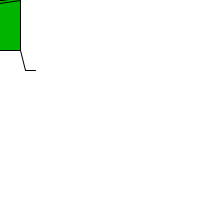
Frame 1 (no input)
Frame 60 (the mouse pressed at the canvas centre just before this capture): identical to frame 1, image omitted
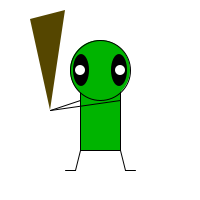
Frame 120 (the mouse held since frame 60 and released just before this capture)

The Processing sketch that drew these frames (run headless with seeded random() and noise(); from frame 60 on, the mouse is pressed at the canvas centre):

// Processing sketch: processing_122800
// ── processing_122800.pde

void setup() {
  size(200, 200);
  background(255);
}

void draw() {
  background(255);
  rectMode(CENTER);
  stroke(0);
  fill(0, 180, 0);
  rect( mouseX, mouseY, 40, 100); // body
  fill(0, 180, 0);
  ellipse(mouseX, mouseY-30, 60, 60); //head
  fill(0);
  noStroke();
  ellipse(mouseX-19, mouseY-30, 16, 32); //left eye
  ellipse(mouseX+19, mouseY-30, 16, 32); //right eye
  fill(255);
  ellipse(mouseX-20, mouseY-30, 10, 10); //left pupil
  ellipse(mouseX+20, mouseY-30, 10, 10); //right pupil
  stroke(0);
  line(mouseX-20, mouseY+50, mouseX-25, mouseY+70); //left leg
  line(mouseX-25, mouseY+70, mouseX-35, mouseY+70); //left foot
  line(mouseX+20, mouseY+50, mouseX+25, mouseY+70); //right leg
  line(mouseX+25, mouseY+70, mouseX+35, mouseY+70); //right foot
  line(mouseX-20, mouseY, mouseX-50, mouseY+10); //left arm
  line(mouseX+20, mouseY, mouseX-50, mouseY+10); //right arm
  fill(85, 70, 0);
  noStroke();
  triangle(mouseX-50, mouseY+10, mouseX-35, mouseY-90, mouseX-70, mouseY-81); //knuppel
}
